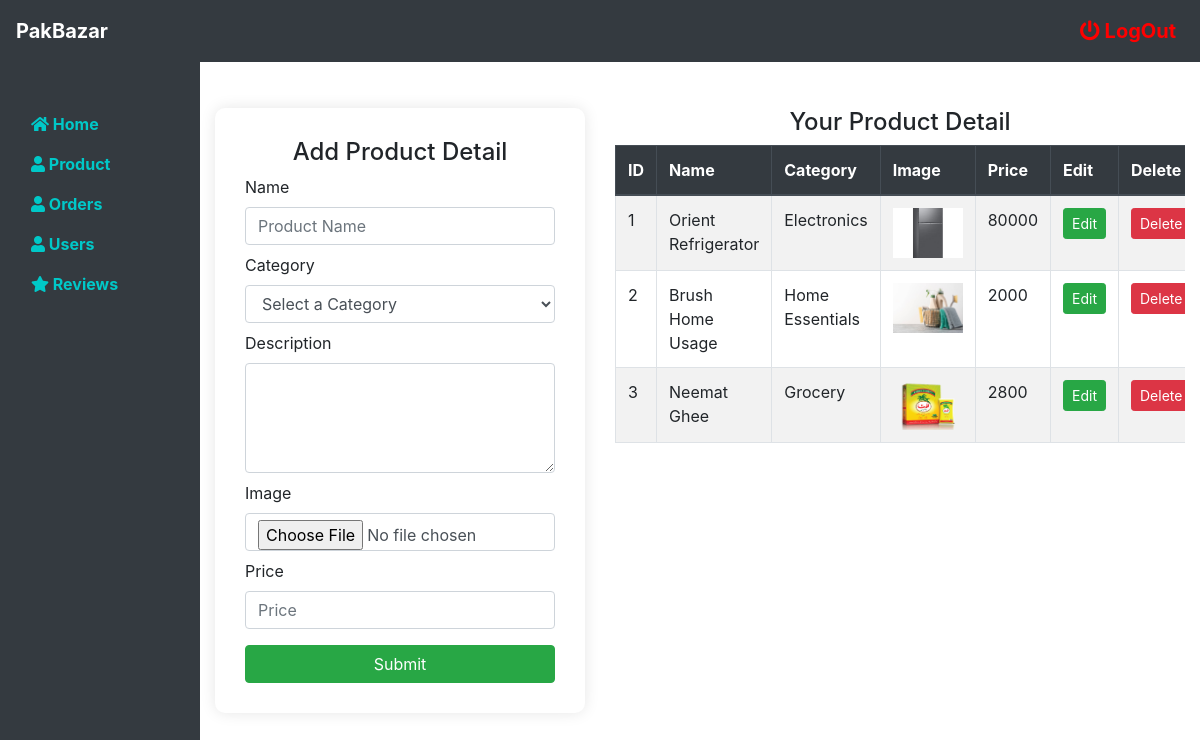
The page /supplier/product.php (signed in) on the database its author committed.
### tables this page shows
CREATE TABLE `product` (
  `pid` int(11) NOT NULL,
  `user_id` int(11) NOT NULL,
  `name` varchar(100) NOT NULL,
  `category` varchar(100) NOT NULL,
  `description` varchar(255) NOT NULL,
  `pic01` blob NOT NULL,
  `price` varchar(100) NOT NULL
);

CREATE TABLE `category` (
  `id` int(11) NOT NULL,
  `cname` varchar(255) NOT NULL
);

### supplier/product.php (the view, shortened to what this page needs)
<!DOCTYPE html>
<html>
<head>
  <link rel="stylesheet" href="https://maxcdn.bootstrapcdn.com/bootstrap/4.5.2/css/bootstrap.min.css">
</head>
<body>
<div class="container-fluid">
  <div class="row">
    <div class="col-md-2">
      <?php include 'sidebar.php'; ?>
    </div>
    <div class="col-md-4">
      <br>
<br>
      <div class="form-section">
        <h4 class="text-center">Add Product Detail</h4>
        <form method="POST" enctype="multipart/form-data">
          <label>Name</label>
          <input type="text" class="form-control" name="name" placeholder="Product Name" required>
          <label class="mt-2">Category</label>
          <select name="category" class="form-control" required>
            <option value="">Select a Category</option>
          </select>
          <label class="mt-2">Description</label>
          <textarea name="description" rows="4" class="form-control"></textarea>
          <label class="mt-2">Image</label>
          <input type="file" name="pic1" class="form-control" required>
          <label class="mt-2">Price</label>
          <input type="text" class="form-control" name="price" placeholder="Price" required>
          <input type="submit" name="submit" class="btn btn-success mt-3 btn-block" value="Submit">
        </form>
      </div>
    </div>
    <div class="col-md-6 table-section">
           <br>
<br>
      <h4 class="text-center">Your Product Detail</h4>
      <div class="table-responsive">
        <table class="table table-bordered table-striped table-hover">
          <thead class="thead-dark">
            <tr>
              <th>ID</th>
              <th>Name</th>
              <th>Category</th>
              <th>Image</th>
              <th>Price</th>
              <th>Edit</th>
              <th>Delete</th>
            </tr>
          </thead>
          <tbody>
            <?php
              $i = 0;
              $query = "SELECT * FROM product";
              $result = mysqli_query($conn, $query);
              while ($row = mysqli_fetch_array($result)) {
                $i++;
                $categoryId = $row['category'];
                $catQuery = "SELECT cname FROM category WHERE id='$categoryId'";
                $catResult = mysqli_query($conn, $catQuery);
                $catRow = mysqli_fetch_assoc($catResult);
                echo "<tr>
                        <td>{$i}</td>
                        <td>{$row['name']}</td>
                        <td>{$catRow['cname']}</td>
                        <td><img src='../admin/upload/{$row['pic01']}' alt='Image'></td>
                        <td>{$row['price']}</td>
                        <td><a href='editproduct.php?id={$row['pid']}' class='btn btn-sm btn-success'>Edit</a></td>
                        <td><a href='deletebtn.php?id={$row['pid']}' class='btn btn-sm btn-danger'>Delete</a></td>
                      </tr>";
              }
            ?>
          </tbody>
        </table>
      </div>
    </div>
  </div>
</div>
</body>
</html>

### supplier/product.php (style rules this page uses)
body { background-color: #f5f6fa; }
.form-section { margin-top: 60px; background-color: #fff; padding: 30px; border-radius: 10px; box-shadow: 0 0 15px rgba(0,0,0,0.1); }
h4 { font-weight: bold; margin-bottom: 20px; }
.table-section { margin-top: 60px; }
.table img { width: 70px; height: 50px; object-fit: cover; }

### supplier/sidebar.php (style rules this page uses)
@media (min-width: 768px) { a { color: rgb(0,200,200); font-weight: bold; } }

### rows shown on the page
product: name "Orient Refrigerator", category.cname "Electronics", pic01 (picture), price "80000"
product: name "Brush Home Usage", category.cname "Home Essentials", pic01 (picture), price "2000"
product: name "Neemat Ghee", category.cname "Grocery", pic01 (picture), price "2800"
